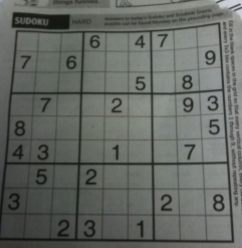
#> input picture ImageProcessing/sudoku.png, 242 x 248 px
$ python Adaptive_Thresholding.py
#> lines starting #> are read from the running program, lines starting #| are printed output that depends on the picture; after the words box and inside, x2 and y2 are one past the last pixel; in counts of white or black regions, pixels touching at a corner belong together
import cv2 as cv
import numpy as np


img = cv.imread('sudoku.png')
#> img is the input picture: shape (248, 242, 3); mean B, G, R 98.9, 104.2, 99.8
img = cv.resize(img, (480, 480))
#> img: shape (480, 480, 3)
img = gray = cv.cvtColor(img, cv.COLOR_BGR2GRAY)
#> img: shape (480, 480)
_, thresh1 = cv.threshold(img, 100, 255, cv.THRESH_BINARY)
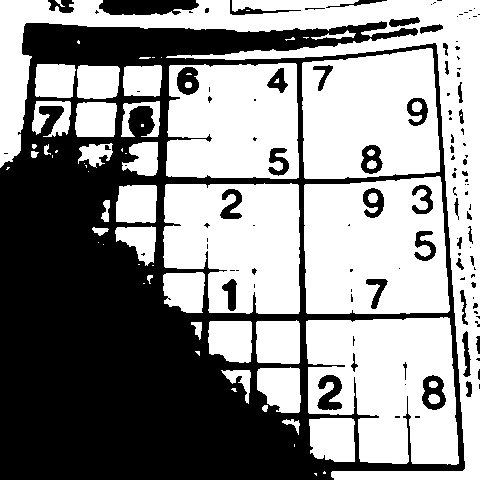
#> thresh1: shape (480, 480); 55.6% white; 117 black regions (71 under 20 px), largest, box (x1, y1, x2, y2) and area: (0, 21, 465, 480) 93542, (99, 0, 199, 15) 1270, (317, 375, 342, 410) 546
thresh2 = cv.adaptiveThreshold(
    img, 255, cv.ADAPTIVE_THRESH_MEAN_C, cv.THRESH_BINARY, 11, 4)
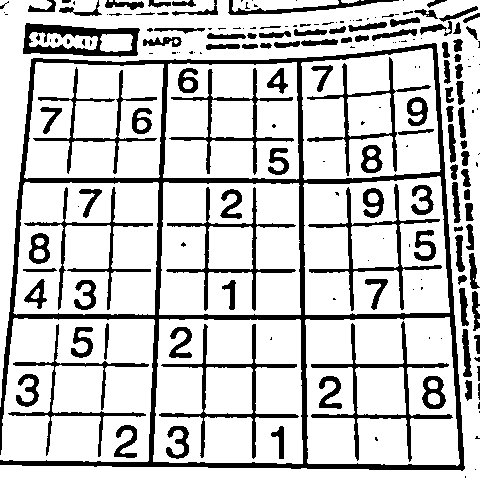
#> thresh2: shape (480, 480); 78.7% white; 198 black regions (87 under 20 px), largest, box (x1, y1, x2, y2) and area: (0, 43, 465, 471) 15593, (311, 321, 453, 462) 2010, (159, 324, 299, 459) 1907
thresh3 = cv.adaptiveThreshold(
    img, 255, cv.ADAPTIVE_THRESH_GAUSSIAN_C, cv.THRESH_BINARY, 11, 4)
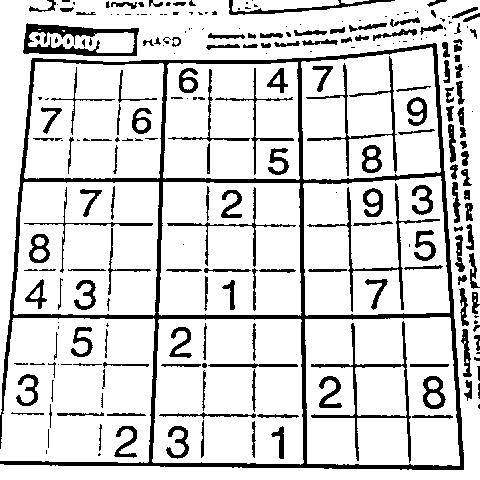
#> thresh3: shape (480, 480); 83.9% white; 250 black regions (93 under 20 px), largest, box (x1, y1, x2, y2) and area: (0, 43, 464, 470) 12985, (23, 23, 139, 56) 1571, (311, 321, 411, 463) 1291


cv.imshow("Sudoku", img)
cv.imshow("Threshold Binary", thresh1)
cv.imshow("Adaptive Threshold Binary MEAN", thresh2)
cv.imshow("Adaptive Threshold Binary GAUSS", thresh3)

cv.waitKey(0)


# [5 lines of commented-out code are left out]

cv.destroyAllWindows()
